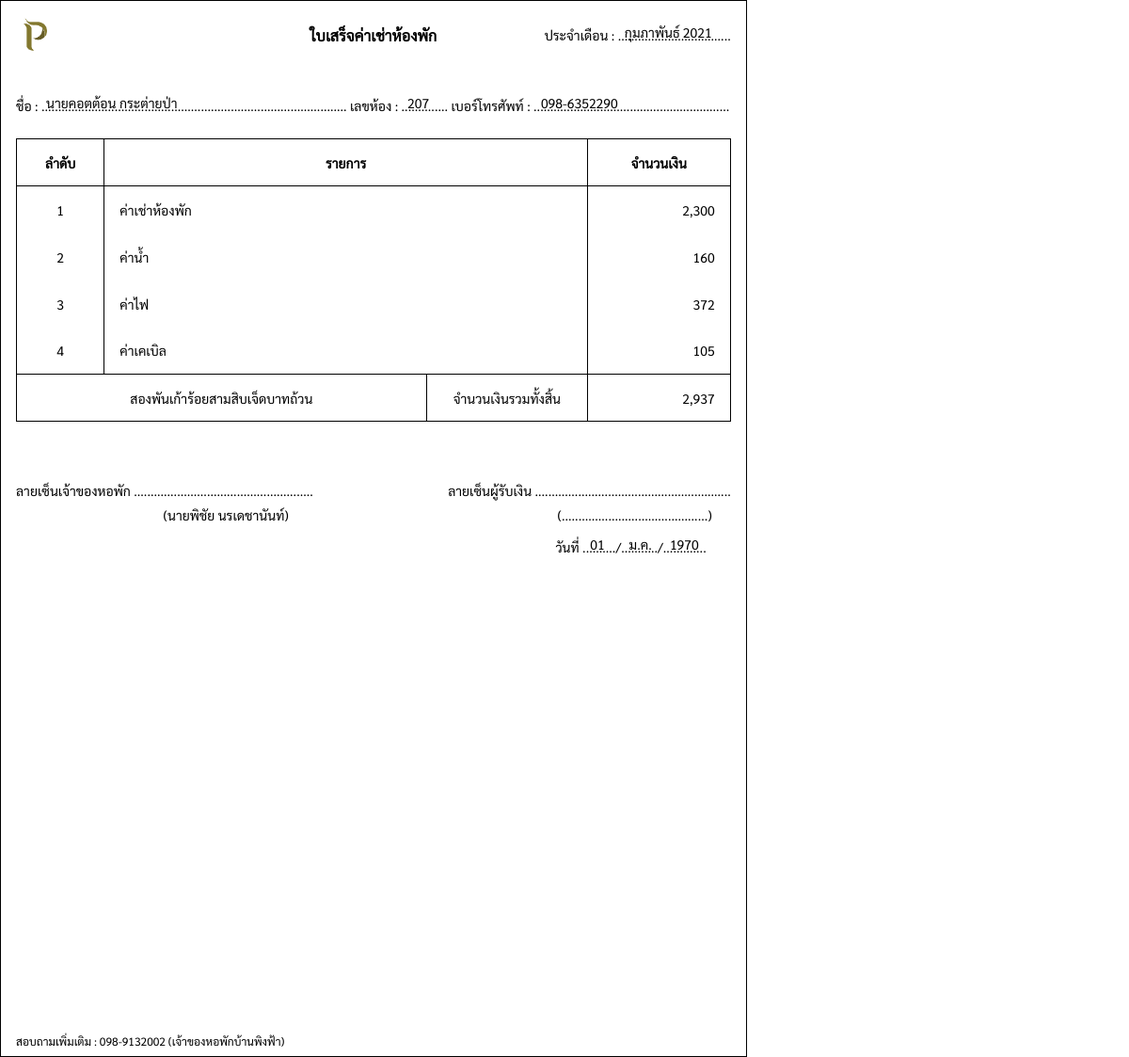
/pages/manage/cost/receipt_month.php?cost_id=62 (signed in), run on an earlier commit of the app's database.
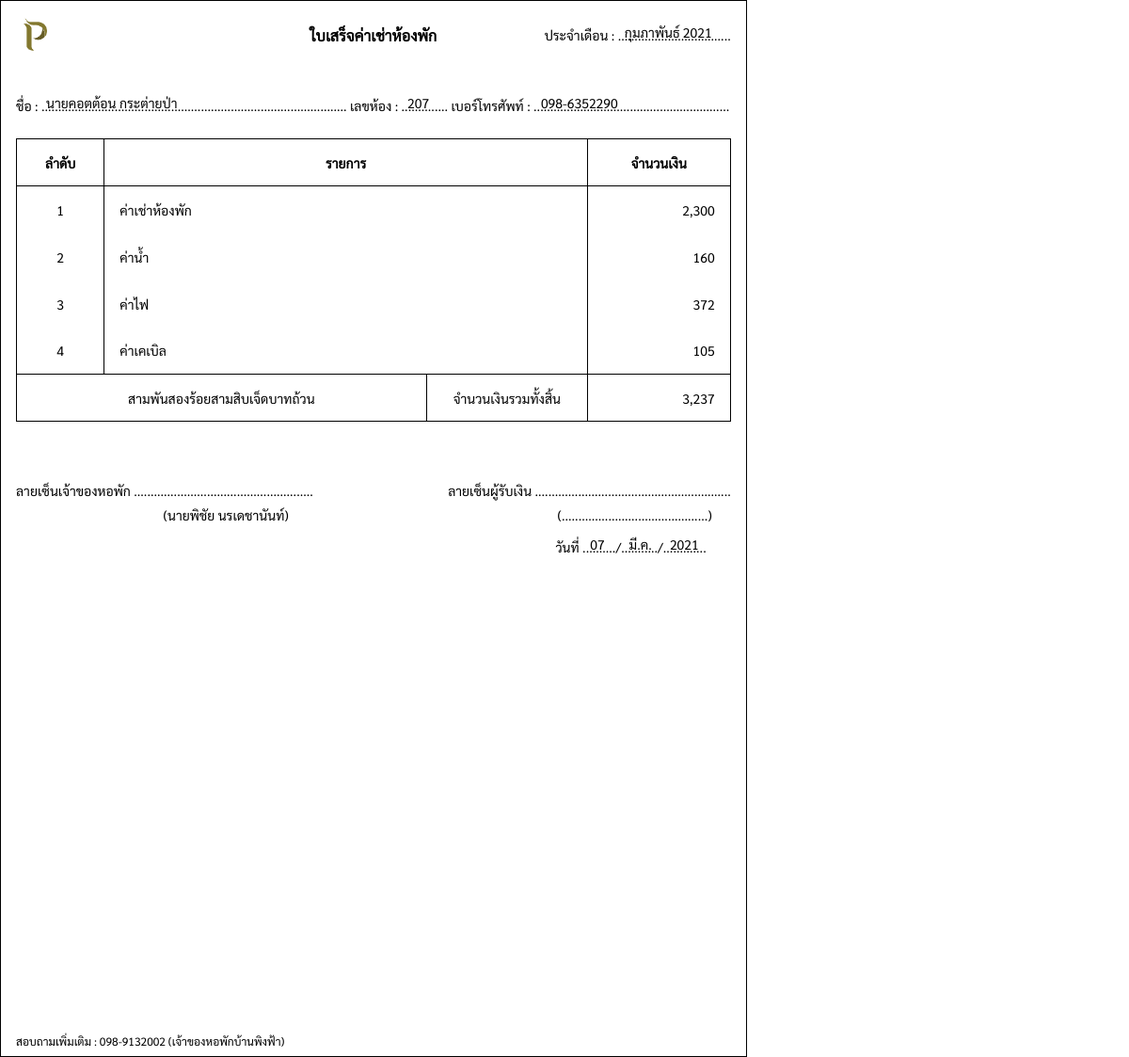
And on a later commit of the database.
### tables this page shows
CREATE TABLE `cost` (
  `cost_id` int(11) NOT NULL,
  `member_id` int(11) NOT NULL,
  `room_id` varchar(10) NOT NULL,
  `room_type` varchar(20) NOT NULL,
  `member_status` varchar(20) NOT NULL,
  `cost_status` varchar(20) NOT NULL,
  `date` varchar(20) NOT NULL,
  `pay_date` varchar(20) DEFAULT NULL,
  `room_cost` float(11,2) NOT NULL,
  `water_bill` float(11,2) NOT NULL,
  `elec_bill` float(11,2) NOT NULL,
  `cable_charge` float(11,2) NOT NULL,
  `fines` float(11,2) DEFAULT NULL,
  `deposit` float(11,2) DEFAULT NULL,
  `deposit_after` float(11,2) DEFAULT NULL,
  `total` float(11,2) NOT NULL,
  `pay_img` varchar(50) DEFAULT NULL
);

CREATE TABLE `roommember` (
  `member_id` int(11) NOT NULL,
  `room_id` varchar(10) NOT NULL,
  `come_date` varchar(20) NOT NULL,
  `out_date` varchar(20) DEFAULT NULL,
  `member_cat` varchar(20) NOT NULL,
  `member_status` varchar(20) NOT NULL,
  `member_deposit` float(11,2) NOT NULL,
  `name_title` varchar(10) NOT NULL,
  `firstname` varchar(50) NOT NULL,
  `lastname` varchar(50) NOT NULL,
  `nickname` varchar(50) NOT NULL,
  `id_card` varchar(13) NOT NULL,
  `phone` varchar(10) NOT NULL,
  `email` varchar(100) NOT NULL,
  `birthday` varchar(20) DEFAULT NULL,
  `age` int(11) DEFAULT NULL,
  `race` varchar(50) DEFAULT NULL,
  `nationality` varchar(50) DEFAULT NULL,
  `job` varchar(50) DEFAULT NULL,
  `address` varchar(100) DEFAULT NULL,
  `pic_idcard` varchar(100) DEFAULT NULL,
  `pic_home` varchar(100) DEFAULT NULL,
  `name_title2` varchar(10) DEFAULT NULL,
  `firstname2` varchar(50) DEFAULT NULL,
  `lastname2` varchar(50) DEFAULT NULL,
  `nickname2` varchar(50) DEFAULT NULL,
  `id_card2` varchar(13) DEFAULT NULL,
  `phone2` varchar(10) DEFAULT NULL,
  `email2` varchar(100) DEFAULT NULL,
  `birthday2` varchar(20) DEFAULT NULL,
  `age2` int(11) DEFAULT NULL,
  `race2` varchar(50) DEFAULT NULL,
  `nationality2` varchar(50) DEFAULT NULL,
  `job2` varchar(50) DEFAULT NULL,
  `address2` varchar(100) DEFAULT NULL,
  `pic_idcard2` varchar(100) DEFAULT NULL,
  `pic_home2` varchar(100) DEFAULT NULL,
  `people` int(11) NOT NULL
);

### pages/manage/cost/receipt_month.php (the view, shortened to what the changed rows need)
<?php
include("../../connection.php");
$id = $_REQUEST["cost_id"];
$sql = "SELECT a.*, b.name_title, b.firstname, b.lastname, b.phone FROM cost a INNER JOIN roommember b ON a.member_id = b.member_id WHERE a.cost_id = $id";
$result = mysqli_query($conn, $sql)or die ("Error in query: $sql " . mysqli_error());
$row = mysqli_fetch_array($result);
if($row != null){
extract($row);
$payThai_date = strtotime($pay_date);
    $monthThai = Array("","ม.ค.", "ก.พ.", "มี.ค.","เม.ย.", "พ.ค.", "มิ.ย.", "ก.ค.","ส.ค.", "ก.ย.", "ต.ค.", "พ.ย.", "ธ.ค.");
}
function DateThai($strDate){
    $strYear = date("Y",strtotime($strDate));
    $strMonth= date("n",strtotime($strDate));
    $strMonthCut = Array("","มกราคม", "กุมภาพันธ์", "มีนาคม","เมษายน", "พฤษภาคม", "มิถุนายน", "กรกฎาคม","สิงหาคม", "กันยายน", "ตุลาคม", "พฤศจิกายน", "ธันวาคม");
    $strMonthThai=$strMonthCut[$strMonth];
    return "$strMonthThai $strYear";
}
function textFormat( $text = '', $pattern = '', $ex = '' ) {
    $cid = ( $text == '' ) ? '0000000000000' : $text;
    $pattern = ( $pattern == '' ) ? '_-____-_____-__-_' : $pattern;
    $p = explode( '-', $pattern );
    $ex = ( $ex == '' ) ? '-' : $ex;
    $first = 0;
    $last = 0;
    for ( $i = 0; $i <= count( $p ) - 1; $i++ ) {
       $first = $first + $last;
       $last = strlen( $p[$i] );
       $returnText[$i] = substr( $cid, $first, $last );
    }
    return implode( $ex, $returnText );
 }
 function bathformat($number) {
    $numberstr = array('ศูนย์','หนึ่ง','สอง','สาม','สี่','ห้า','หก','เจ็ด','แปด','เก้า','สิบ');
    $digitstr = array('','สิบ','ร้อย','พัน','หมื่น','แสน','ล้าน');
    $number = str_replace(",","",$number);
    $number = explode(".",$number);
    $strlen = strlen($number[0]);
    $result = '';
    for($i=0;$i<$strlen;$i++) {
      $n = substr($number[0], $i,1);
      if($n!=0) {
        if($i==($strlen-1) AND $n==1){ $result .= 'เอ็ด'; }
        elseif($i==($strlen-2) AND $n==2){ $result .= 'ยี่'; }
        elseif($i==($strlen-2) AND $n==1){ $result .= ''; }
        else{ $result .= $numberstr[$n]; }
        $result .= $digitstr[$strlen-$i-1];
      }
    }
    $strlen = strlen($number[1]);
    if ($strlen>2) {
      $result .= 'จุด';
      for($i=0;$i<$strlen;$i++) {
        $result .= $numberstr[(int)$number[1][$i]];
      }
    } else {
      $result .= 'บาท';
      if ($number[1]=='0' OR $number[1]=='00' OR $number[1]=='') {
        $result .= 'ถ้วน';
      }
    }
    return $result;
}
?>
<!DOCTYPE html>
<html lang="en">
<head>
    <link rel="stylesheet" href="../../../css/receipt_month.css">
</head>
<body>
    <div class="letter">
        <div style="padding-bottom:32px;">
            <div class="header">
                <div style="text-align:right;position:relative;">
                    <p>ประจำเดือน : ..................................</p>
                    <p class="code_text"><?php echo DateThai($date); ?></p>
                </div>
            </div>
            <div style="position:relative;padding-bottom:20px;line-height:30px;">
                <p>ชื่อ : ............................................................................................
                    เลขห้อง :
                    .............. เบอร์โทรศัพท์ :
                    ...........................................................</p>
                <p class="name"><?php echo $name_title.$firstname." ".$lastname; ?></p>
                <p class="email" style="left:416px;"><?php echo $room_id; ?></p>
                <p class="tel" style="right:120px;"><?php echo textFormat($phone,'___-_______','-'); ?></p>
            </div>
            <table>
                <tr>
                    <th>ลำดับ</th>
                    <th colspan="3">รายการ</th>
                    <th>จำนวนเงิน</th>
                </tr>
                <?php
                if($member_status == "กำลังเข้าพัก"){
                ?>
                <tr>
                    <td>1</td>
                    <td colspan="3">ค่าเช่าห้องพัก</td>
                    <td><?php echo number_format($room_cost); ?></td>
                </tr>
                <?php } ?>
                <?php
                if($deposit != null){
                ?>
                <tr>
                    <td>2</td>
                    <td colspan="3">ค่าประกันหอพัก</td>
                    <td><?php echo number_format($deposit); ?></td>
                </tr>
                <?php
                }else{
                    if($member_status == "กำลังเข้าพัก"){
                ?>
                <tr>
                    <td>2</td>
                    <td colspan="3">ค่าน้ำ</td>
                    <td><?php echo number_format($water_bill); ?></td>
                </tr>
                <tr>
                    <td>3</td>
                    <td colspan="3">ค่าไฟ</td>
                    <td><?php echo number_format($elec_bill); ?></td>
                </tr>
                <tr>
                    <td>4</td>
                    <td colspan="3">ค่าเคเบิล</td>
                    <td><?php echo number_format($cable_charge); ?></td>
                </tr>
                <?php
                    }}
                ?>
                <tr>
                    <td colspan="3"><?php echo bathformat($total) ?></td>
                    <td style="text-align:center;">จำนวนเงินรวมทั้งสิ้น</td>
                    <td><?php echo number_format($total); ?></td>
                </tr>
            </table>
            <div style="padding-top:64px;">
                <div class="sig">
                    <div>
                        <div style="position:relative;">
                            <p style="text-align:right;padding: 16px 26px 0 0;">วันที่
                                ........../.........../.............</p>
                            <p style="position:absolute;top:13px;right:134px;"><?php echo date("d",$payThai_date); ?>
                            </p>
                            <p style="position:absolute;top:13px;right:84px;">
                                <?php echo $monthThai[date("n",$payThai_date)]; ?></p>
                            <p style="position:absolute;top:13px;right:34px;"><?php echo date("Y",$payThai_date); ?></p>
                        </div>
                    </div>
                </div>
            </div>
        </div>
    </div>
</body>
</html>

What changed in the data, as far as the page shows it:
changed cost "นาย": total "สองพันเก้าร้อยสามสิบเจ็ดบาทถ้วน" → "สามพันสองร้อยสามสิบเจ็ดบาทถ้วน"; total "2,937" → "3,237"; pay_date (not shown) → "07"; pay_date (not shown) → "มี.ค."; pay_date (not shown) → "2021"
Also different on the page:
date("d",$payThai_date): "01" → (not shown)
$monthThai[date("n",$payThai_date)]: "ม.ค." → (not shown)
date("Y",$payThai_date): "1970" → (not shown)
